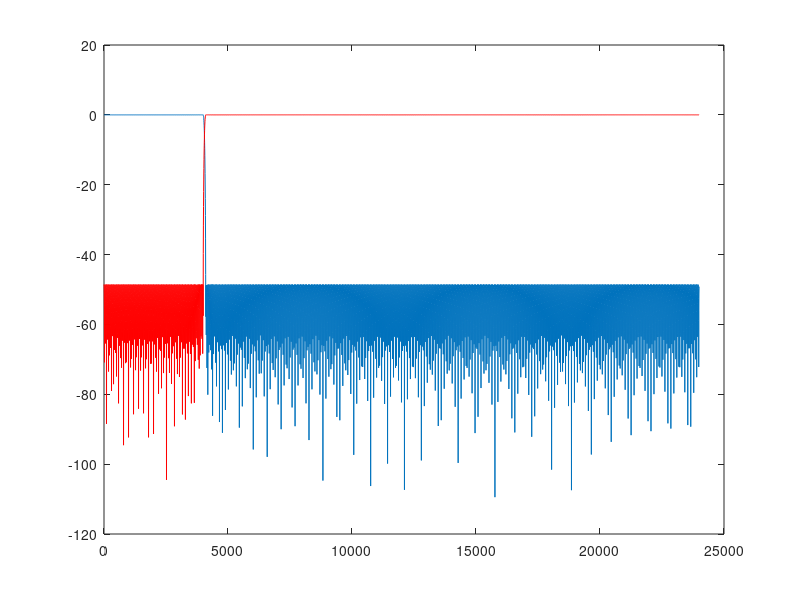

The MATLAB source for this figure:
clear all;
clc;

N=1199;
fs=48000;

h=firpm(N-1,[0 4000 4100 24000]/fs*2,[1 1 0 0]);
[H,f]=freqz(h,1,5000,fs);
plot(f,20*log10(abs(H)));
file=fopen('coeffsL.txt','w');
fprintf(file,'%.20f,\n',h);
fclose(file);

h=firpm(N-1,[0 4000 4100 24000]/fs*2,[0 0 1 1]);
[H,f]=freqz(h,1,5000,fs);
hold on;
plot(f,20*log10(abs(H)),'r');
hold off;
file=fopen('coeffsR.txt','w');
fprintf(file,'%.20f,\n',h);
fclose(file);
